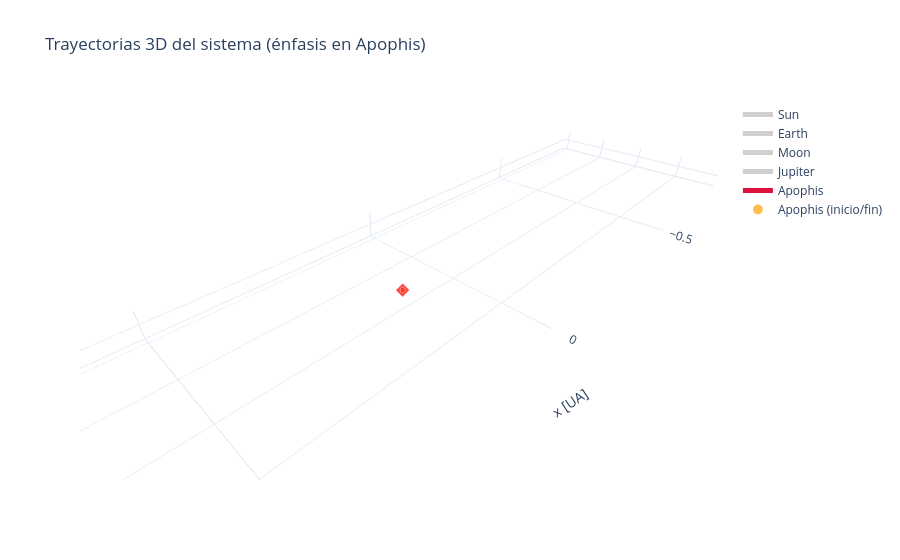

This figure's notebook cell:
### Code cell
fig = go.Figure()

for n in nombres:
    xyz = trayectorias[n]
    mask = np.isfinite(xyz).all(axis=1)
    xyz_ok = xyz[mask]

    if xyz_ok.size == 0:
        continue

    es_apophis = (n == "Apophis")
    color = "crimson" if es_apophis else "rgba(120,120,120,0.65)"
    width = 6 if es_apophis else 2

    fig.add_trace(
        go.Scatter3d(
            x=xyz_ok[:, 0],
            y=xyz_ok[:, 1],
            z=xyz_ok[:, 2],
            mode="lines",
            name=n,
            line=dict(color=color, width=width),
            opacity=1.0 if es_apophis else 0.55,
        )
    )

    if es_apophis:
        fig.add_trace(
            go.Scatter3d(
                x=[xyz_ok[0, 0], xyz_ok[-1, 0]],
                y=[xyz_ok[0, 1], xyz_ok[-1, 1]],
                z=[xyz_ok[0, 2], xyz_ok[-1, 2]],
                mode="markers",
                name="Apophis (inicio/fin)",
                marker=dict(size=[6, 9], color=["orange", "red"], symbol=["circle", "diamond"]),
            )
        )

fig.update_layout(
    title="Trayectorias 3D del sistema (énfasis en Apophis)",
    scene=dict(
        xaxis_title="x [UA]",
        yaxis_title="y [UA]",
        zaxis_title="z [UA]",
        aspectmode="data",
    ),
    legend=dict(itemsizing="constant"),
    template="plotly_white",
)

if len(fig.data) == 0:
    print("No hay puntos válidos para graficar (las trayectorias parecen contener NaN).")
else:
    fig.show()

### Figure 1 — Plotly figure (JSON) as saved in the notebook; plotly's stock layout.template omitted (floating-point values rounded to 4 significant figures)
{"data": [{"line": {"color": "rgba(120,120,120,0.65)", "width": 2}, "mode": "lines", "name": "Sun", "opacity": 0.55, "type": "scatter3d", "x": [0.005035], "y": [-0.001193], "z": [-0.0001077]}, {"line": {"color": "rgba(120,120,120,0.65)", "width": 2}, "mode": "lines", "name": "Earth", "opacity": 0.55, "type": "scatter3d", "x": [-0.1604], "y": [0.9681], "z": [-0.0001688]}, {"line": {"color": "rgba(120,120,120,0.65)", "width": 2}, "mode": "lines", "name": "Moon", "opacity": 0.55, "type": "scatter3d", "x": [-0.1604], "y": [0.9681], "z": [-0.0001688]}, {"line": {"color": "rgba(120,120,120,0.65)", "width": 2}, "mode": "lines", "name": "Jupiter", "opacity": 0.55, "type": "scatter3d", "x": [-5.272], "y": [1.244], "z": [0.1128]}, {"line": {"color": "crimson", "width": 6}, "mode": "lines", "name": "Apophis", "opacity": 1, "type": "scatter3d", "x": [0.1289], "y": [0.9468], "z": [-0.04778]}, {"marker": {"color": ["orange", "red"], "size": [6, 9], "symbol": ["circle", "diamond"]}, "mode": "markers", "name": "Apophis (inicio/fin)", "type": "scatter3d", "x": [0.1289, 0.1289], "y": [0.9468, 0.9468], "z": [-0.04778, -0.04778]}], "layout": {"legend": {"itemsizing": "constant"}, "scene": {"aspectmode": "data", "xaxis": {"title": {"text": "x [UA]"}}, "yaxis": {"title": {"text": "y [UA]"}}, "zaxis": {"title": {"text": "z [UA]"}}}, "title": {"text": "Trayectorias 3D del sistema (énfasis en Apophis)"}}}
